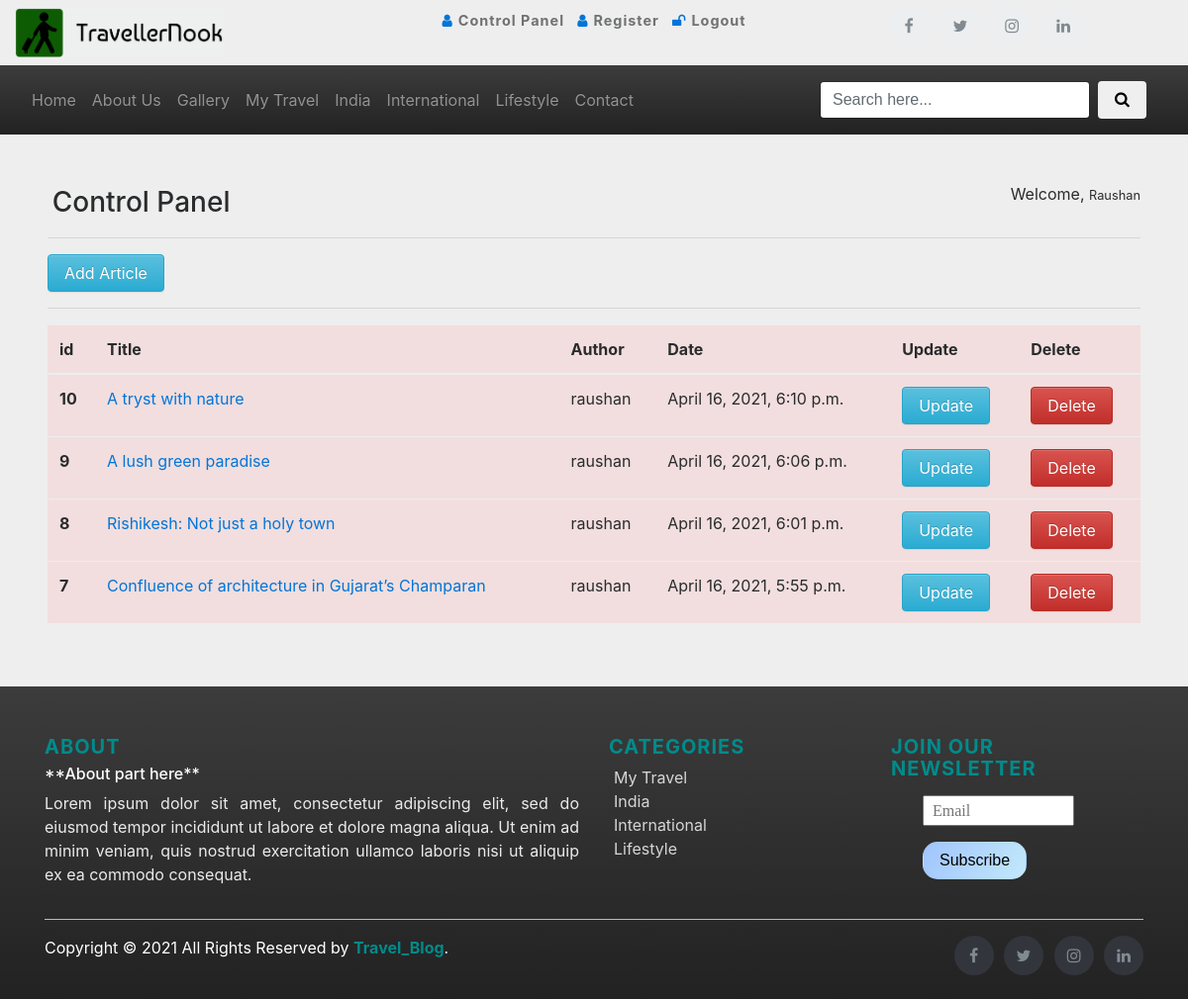
The page /dashboard/ (signed in) on the database its author committed.
### post/models.py (models this page shows, shortened)
class Category(models.Model):
    name = models.CharField(max_length=60)
    category_slug = models.SlugField(unique=True, max_length=100, default=1)
    def __str__(self):
        return self.name

class Post(models.Model):
    author = models.ForeignKey("auth.User", on_delete=models.CASCADE,  verbose_name="Writer")
    title = models.CharField(max_length=200, verbose_name="Title")
    content = RichTextField()
    created_date = models.DateTimeField(auto_now_add=True, verbose_name="Creation Date")
    article_image = models.ImageField(upload_to='images/', verbose_name="Add image", null=True, blank=True)
    slug = models.SlugField(unique=True, max_length=100)
    categories = models.ManyToManyField(Category, related_name='posts')
    tags = TaggableManager()
    class Meta:
        ordering = ['-created_date']

### post/views.py (the view)
# urls.py: path('dashboard/', views.dashboard, name="dashboard"),
@login_required(login_url="user:login")
def dashboard(request):
    posts = Post.objects.filter(author=request.user)
    categories = Category.objects.all()
    context = {"articles": posts, "categories": categories}
    return render(request, "dashboard.html", context)

### templates/dashboard.html (shortened to what this page needs)
{% extends "layout.html"%}
{% block body%}
    <section class="m-5">
        <div class="row">
            <div class="col col-md-6 col-sm-12">
               <h3> Control Panel </h3>
            </div>
            <div class="col col-md-6 float-right text-right">
                <p>Welcome, <small> {{request.user.username|capfirst}} </small>
            </div>
        </div>
        <hr>
        <a class = "btn btn-info" href = "{% url 'post:addarticle' %}"> Add Article </a>
        <hr>
        {% if articles%}
        <div class="table-responsive">
            <table class = "table table-danger table-hover">
                <thead>
                  <tr>
                    <th scope = "col"> id </th>
                    <th scope = "col"> Title </th>
                    <th scope = "col"> Author </th>
                    <th scope = "col"> Date </th>
                    <th scope = "col"> Update </th>
                    <th scope = "col"> Delete </th>
                  </tr>
                </thead>
                <tbody>
                  {% for article in articles%}
                  <tr>
                    <th scope = "row"> {{article.id}} </th>
                    <td> <a href="{% url 'post:detail' article.slug %}"> {{article.title}} </a> </td>
                    <td> {{article.author.username}} </td>
                    <td> {{article.created_date}} </td>
                    <td> <a href="{% url 'post:update' article.slug %}" class = "btn btn-info"> Update </a> </td>
                    <td> <a href="{% url 'post:delete' article.slug %}" class = "btn btn-danger"> Delete </a> </td>
                  </tr>
                  {% endfor%}
                </tbody>
              </table>
        </div>
        {% else%}
        <div class = "alert alert-danger">
            You do not have an article yet ...
        </div>
        {% endif%}
    </section>
{% endblock body%}

### templates/includes/navbar.html (shortened to what this page needs)
<nav class="navbar navbar-toggleable-md navbar-inverse bg-info px-4 row">
        <div class="collapse navbar-collapse col-md-8 float-left" id="navbarCollapse">
          <ul class="navbar-nav mr-auto">
            <li class="nav-item text-center">
                <a class="nav-link" href="{% url 'post:articles'  %}">Home</a>
            </li>
            <li class="nav-item text-center">
              <a class="nav-link" href="{% url 'about'  %}">About Us</a>
            </li>
            <li class="nav-item text-center">
              <a class="nav-link" href="{% url 'post:gallery'  %}">Gallery</a>
            </li>
            {% for category in categories %}
            <li class="nav-item text-center">
                <a class="nav-link" href="{% url 'post:articles' category.category_slug %}">{{ category.name }}</a>
            </li>
            {% endfor %}
            <li class="nav-item text-center">
              <a class="nav-link" href="{% url 'post:contact'  %}">Contact</a>
            </li>
          </ul>
		</div>
          <div class="navbar-form col-md-4 col-sm-12 float-center">
            <form class="form-inline float-center text-center">
                <input class="form-control w-75 ml-3 mr-2" type="text" placeholder="Search here..." required="yes" name="keyword" maxlength="64">
                <button class="btn btn1 my-2" type="submit" name="submit"><i class="fa fa-search"></i></button>
            </form>
          </div>
</nav>

### templates/includes/footer.html
<footer class="site-footer mt-5">
      <div class="container">
        <div class="row">
          <div class="footer_text col-md-12 col-lg-6">
            <h4>About</h4>
            <h6>**About part here**</h6>
            <p class="text-justify" id="about">Lorem ipsum dolor sit amet, consectetur adipiscing elit, sed do eiusmod tempor incididunt ut labore et dolore magna aliqua. Ut enim ad minim veniam,
                quis nostrud exercitation ullamco laboris nisi ut aliquip ex ea commodo consequat. </p>
          </div>
          <div class="col-sm-12 col-md-6 col-lg-3">
            <h4>Categories</h4>
            <ul class="footer-links">
                {% for category in categories %}
              <li><a href="{% url 'post:articles' category.category_slug %}">{{ category }}</a></li>
                {% endfor %}
            </ul>
          </div>
          <div class="col-sm-12 col-md-6 col-lg-3">
              <div class="newsletter" data-aos="fade-up" data-aos-delay="300">
                        <h4>Join our Newsletter</h4>
                        <div class="form-element">
                            <input type="text" class="input-element" placeholder="Email">
                            <button class="btn form-btn">Subscribe</button>
                        </div>
                    </div>
          </div>
        </div>
        <hr>
      </div>
      <div class="container">
        <div class="row">
          <div class="col-lg-8 col-sm-6 col-md-12">
            <p class="copyright-text">Copyright © 2021 All Rights Reserved by
             <a href="#"><b>Travel_Blog</b></a>.
            </p>
          </div>
          <div class="col-lg-4 col-sm-6 col-md-12">
            <ul class="social-icons">
              <li><a class="facebook" href="https://www.facebook.com/profile.php?id=100015237614107"><i class="fa fa-facebook"></i></a></li>
              <li><a class="twitter" href="#"><i class="fa fa-twitter"></i></a></li>
              <li><a class="instagram" href="https://www.instagram.com/raushan_rk5/"><i class="fa fa-instagram"></i></a></li>
              <li><a class="linkedin" href="https://www.linkedin.com/in/raushan-kumar-116b48195/"><i class="fa fa-linkedin"></i></a></li>
            </ul>
          </div>
        </div>
      </div>
  </footer>

### static/css/styles.css (style rules this page uses)
body { width:100%; background-color:#eee; }
a { color:'#3f4954' !important; }
.site-title h1, h3 { margin: .3rem; }
.social-icons { padding-left:0; margin-bottom:0; list-style:none; }
.social-icons li { display:inline-block; margin-bottom:4px }
.social-icons a { color:#818a91; font-size:16px; display:inline-block; line-height:28px; width:28px; height:28px; text-align:center; margin-right:8px; border-radius:100%; -webkit-transition:all .2s linear; -o-transition:all .2s linear; transition:all .2s linear }
.newsletter { padding-top: 0rem; }
.newsletter .form-element { padding: .5rem 2rem; }
.newsletter .input-element { width: 80%; height: 1.9rem; padding: .3rem .5rem; font-family: 'Lexend', cursive; font-size: 1rem; }
.newsletter .form-btn { border-radius: 15px; margin: 1rem 0; background: linear-gradient(120deg, #a1c4fd 0%, #c2e9fb 100%);; }
.site-footer { background-image: linear-gradient(to bottom,#3c3c3c 0,#222 100%); padding:45px 0 20px; font-size:16px; line-height:24px; color:#fff; }
.site-footer hr { border-top-color:#bbb; opacity:1 }
.site-footer h4 { color:#008b8b; font-size:20px; font-weight: bold; text-transform:uppercase; margin-top:5px; letter-spacing:1px }
.site-footer a { color:#008b8b; }
.footer-links { padding-left:0; list-style:none }
.footer-links li { margin-left: 5px; display:block }
.footer_text p { opacity: 0.9; }
.footer-links a { color:#fff; opacity: 0.8; }
.site-footer .social-icons { text-align:right }
.site-footer .social-icons a { width:40px; height:40px; line-height:40px; margin-left:6px; margin-right:0; border-radius:100%; background-color:#33353d }
.copyright-text { margin:0 }
.social-icons { padding-left:0; margin-bottom:0; list-style:none }
.social-icons a { background-color:#eceeef; color:#818a91; font-size:16px; display:inline-block; line-height:44px; width:44px; height:44px; text-align:center; margin-right:8px; border-radius:100%; -webkit-transition:all .2s linear; -o-transition:all .2s linear; transition:all .2s linear }

### rows shown on the page
Category: name "My Travel"
Category: name "India"
Category: name "International"
Category: name "Lifestyle"
Post: id "10", title "A tryst with nature", author.username "raushan", created_date "April 16, 2021, 6:10 p.m."
Post: id "9", title "A lush green paradise", author.username "raushan", created_date "April 16, 2021, 6:06 p.m."
Post: id "8", title "Rishikesh: Not just a holy town", author.username "raushan", created_date "April 16, 2021, 6:01 p.m."
Post: id "7", title "Confluence of architecture in Gujarat’s Champaran", author.username "raushan", created_date "April 16, 2021, 5:55 p.m."

### other values the page prints
{{ request.user.username|capfirst }} "Raushan"
